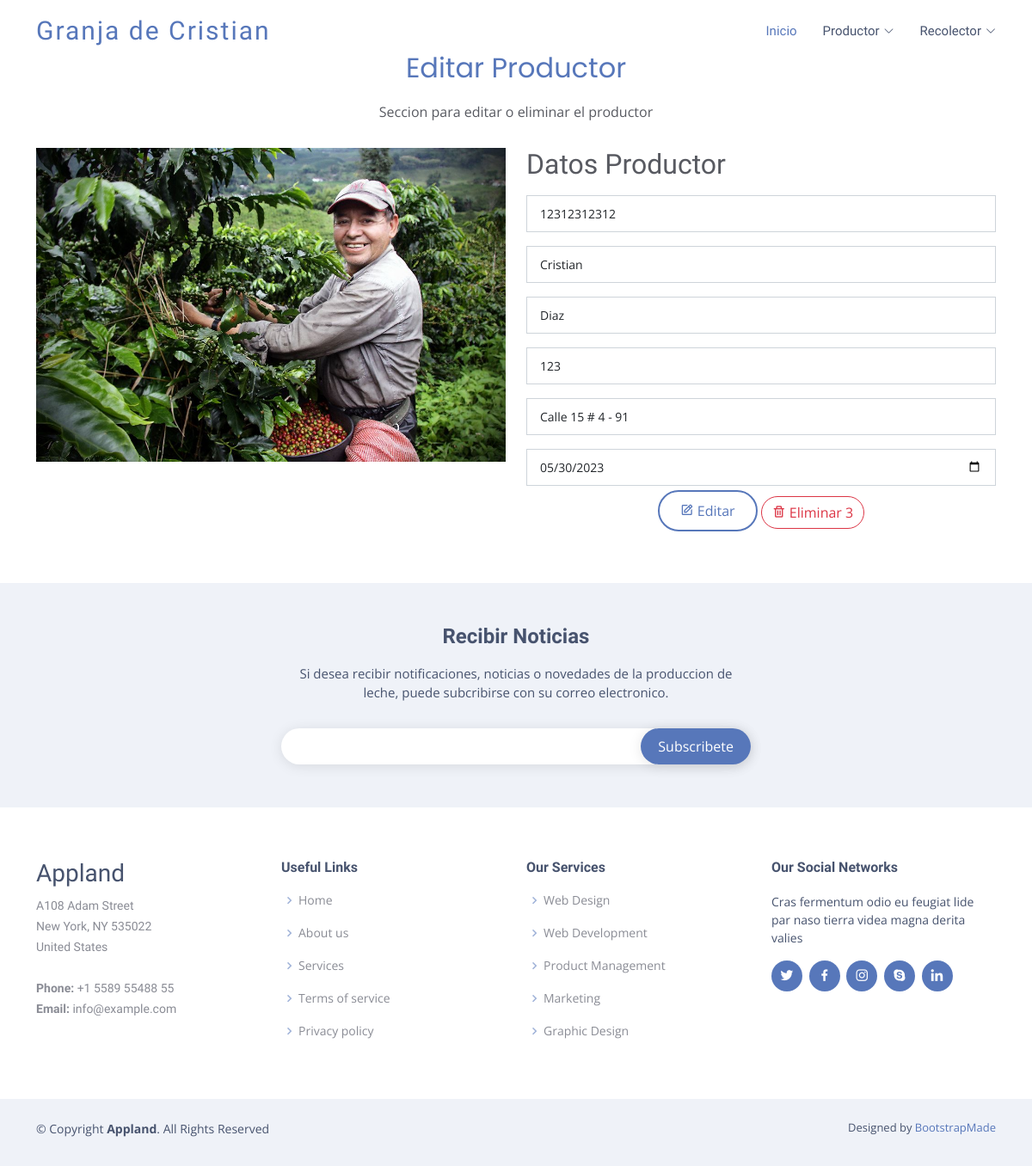
/productor/view/3, run on an earlier commit of the app's database.
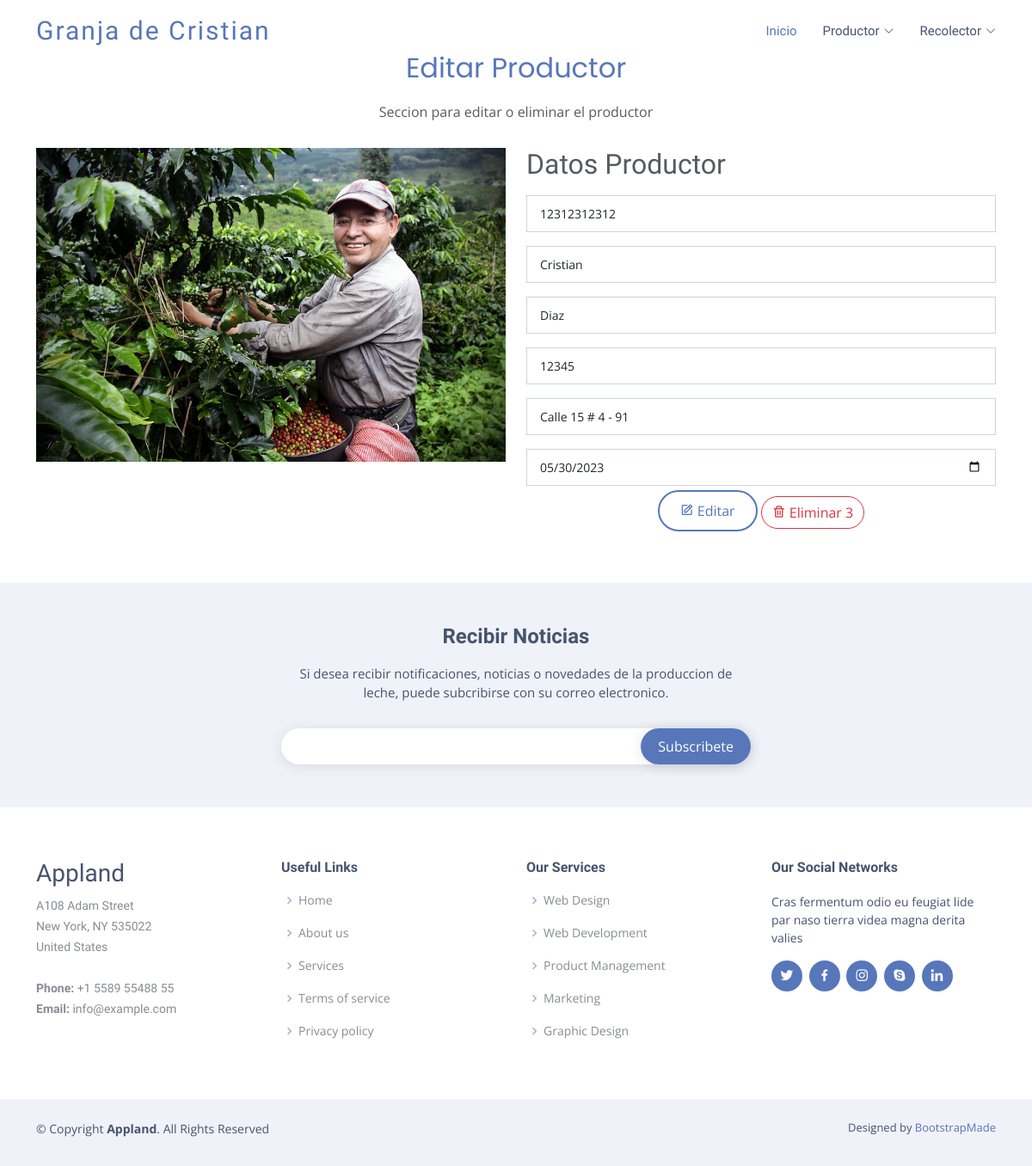
And on a later commit of the database.
### productor/models.py (models this page shows, shortened)
class Productor(models.Model):
    cedula = models.CharField(max_length=40, unique=True, verbose_name='Cedula')
    nombres = models.CharField(max_length=150, verbose_name='Nombres')
    apellidos = models.CharField(max_length=150, verbose_name='Apellidos')
    direccion = models.CharField(max_length=150, verbose_name='Direccion')
    fNacimiento = models.DateField(null=True, blank=True, verbose_name="Fecha de cumpleaños")
    telefono = models.CharField(max_length=10, null=True, blank=True, verbose_name="Teléfono")
    create_at = models.DateTimeField(auto_now_add=True, verbose_name='Creado')
    update_at = models.DateTimeField(auto_now=True, verbose_name='Editado')
    class Meta:
        verbose_name = 'Productor'
        verbose_name_plural = 'Productores'

### productor/views.py (the view, shortened to what this page needs)
# urls.py: path('view/<int:pk>', views.editar, name="verfinca"),
def editar(request, pk):
    productor = Productor.objects.get(pk=pk)
    return render(request, 'productor/editar.html', {
        'title': 'Ver Productor',
        'productor': productor,
        'fecha_nacimiento' : productor.fNacimiento
    })

### productor/templates/productor/editar.html (shortened to what this page needs)
{% extends 'layouts/layout.html' %}
{% block content %}
{% load static %}
<section id="contact" class="contact">
  <div class="container" data-aos="fade-up">
    <div class="section-title">
      <h2>Editar Productor</h2>
      <p>Seccion para editar o eliminar el productor</p>
    </div>
    <form method="post" class="php-email-form">
    <div class="row">
      <div class="col-lg-6">
        <div class="form-group">
          <img src="{% static 'assets/img/reco1.jpeg' %}" class="img-fluid" alt="">
        </div>
    </div>
        <div class="col-lg-6">
          <div class="form-group">
            <h2>Datos Productor</h2>
          </div>
          <div class="form-group mt-3">
            <input placeholder="Cedula*" type="text" value="{{productor.cedula}}" class="form-control" name="cedula" id="cedula" required>
          </div>
          <div class="form-group mt-3">
            <input placeholder="Nombres*" type="text" value="{{productor.nombres}}" name="nombre" class="form-control" id="nombre" required>
          </div>
          <div class="form-group mt-3">
            <input placeholder="Apellidos*" type="text" value="{{productor.apellidos}}" class="form-control" name="apellido" id="apellido" required>
          </div>
          <div class="form-group mt-3">
            <input placeholder="Telefono*" type="text" value="{{productor.telefono}}" class="form-control" name="telefono" id="telefono" required>
          </div>
          <div class="form-group mt-3">
            <input placeholder="Direccion*" type="text" value="{{productor.direccion}}" class="form-control" name="direccion" id="direccion" required>
          </div>
          <div class="form-group mt-3">
            <input placeholder="Fecha nacimiento*" type="date" value="{{fecha_nacimiento|date:'Y-m-d'}}" class="form-control" name="fnacimiento" id="fnacimiento" min="2005-01-01" required>
          </div>
        <div class="text-center"><button type="submit"><i class='bx bx-edit me-1' ></i>Editar</button>
        <a class="btn btn-outline-danger rounded-pill" onclick="eliminarProducto({{productor.pk}})" role="button" aria-expanded="false" aria-controls="collapseExample"><i class='bx bx-trash me-1' ></i>Eliminar {{productor.pk}}</a>
        </div>
      </div>
    </div>
  </form>
  </div>
</section>
{% endblock%}

### mainapp/templates/layouts/layout.html (shortened to what this page needs)
<!DOCTYPE html>
<html lang="en">
<head>
  {% load static %}
  <link href="{% static 'assets/vendor/aos/aos.css'%}" rel="stylesheet">
  <link href="{% static 'assets/vendor/bootstrap/css/bootstrap.min.css'%}" rel="stylesheet">
  <link href="{% static 'assets/vendor/bootstrap-icons/bootstrap-icons.css'%}" rel="stylesheet">
  <link href="{% static 'assets/vendor/boxicons/css/boxicons.min.css'%}" rel="stylesheet">
  <link href="{% static 'assets/vendor/glightbox/css/glightbox.min.css'%}" rel="stylesheet">
  <link href="{% static 'assets/vendor/swiper/swiper-bundle.min.css'%}" rel="stylesheet">
  <link href="{% static 'assets/css/style.css'%}" rel="stylesheet">
</head>
<body>
  <header id="header" class="fixed-top  header-transparent ">
    <div class="container d-flex align-items-center justify-content-between">
      <div class="logo">
        <h1><a href="{% url 'inicio' %}">Granja de Cristian</a></h1>
      </div>
      <nav id="navbar" class="navbar">
        <ul>
          <li><a class="nav-link scrollto active" href="{% url 'inicio' %}">Inicio</a></li>
          <li class="dropdown"><a href="{% url 'productores' %}"><span>Productor</span> <i class="bi bi-chevron-down"></i></a>
          </li>
          <li class="dropdown"><a href={% url 'recolectores' %}><span>Recolector</span> <i class="bi bi-chevron-down"></i></a>
          </li>
        </ul>
      </nav>
    </div>
  </header>
  <main id="main">
    {% block content %}{% endblock %}
  </main>
  <footer id="footer">
    <div class="footer-newsletter">
      <div class="container">
        <div class="row justify-content-center">
          <div class="col-lg-6">
            <h4>Recibir Noticias</h4>
            <p>Si desea recibir notificaciones, noticias o novedades de la produccion de leche, puede subcribirse con su correo electronico.</p>
            <form action="" method="post">
              <input type="email" name="email"><input type="submit" value="Subscribete">
            </form>
          </div>
        </div>
      </div>
    </div>
    <div class="footer-top">
      <div class="container">
        <div class="row">
          <div class="col-lg-3 col-md-6 footer-contact">
            <h3>Appland</h3>
            <p>
              A108 Adam Street <br>
              New York, NY 535022<br>
              United States <br><br>
              <strong>Phone:</strong> +1 5589 55488 55<br>
              <strong>Email:</strong> info@example.com<br>
            </p>
          </div>
          <div class="col-lg-3 col-md-6 footer-links">
            <h4>Useful Links</h4>
            <ul>
              <li><i class="bx bx-chevron-right"></i> <a href="#">Home</a></li>
              <li><i class="bx bx-chevron-right"></i> <a href="#">About us</a></li>
              <li><i class="bx bx-chevron-right"></i> <a href="#">Services</a></li>
              <li><i class="bx bx-chevron-right"></i> <a href="#">Terms of service</a></li>
              <li><i class="bx bx-chevron-right"></i> <a href="#">Privacy policy</a></li>
            </ul>
          </div>
          <div class="col-lg-3 col-md-6 footer-links">
            <h4>Our Services</h4>
            <ul>
              <li><i class="bx bx-chevron-right"></i> <a href="#">Web Design</a></li>
              <li><i class="bx bx-chevron-right"></i> <a href="#">Web Development</a></li>
              <li><i class="bx bx-chevron-right"></i> <a href="#">Product Management</a></li>
              <li><i class="bx bx-chevron-right"></i> <a href="#">Marketing</a></li>
              <li><i class="bx bx-chevron-right"></i> <a href="#">Graphic Design</a></li>
            </ul>
          </div>
          <div class="col-lg-3 col-md-6 footer-links">
            <h4>Our Social Networks</h4>
            <p>Cras fermentum odio eu feugiat lide par naso tierra videa magna derita valies</p>
            <div class="social-links mt-3">
              <a href="#" class="twitter"><i class="bx bxl-twitter"></i></a>
              <a href="#" class="facebook"><i class="bx bxl-facebook"></i></a>
              <a href="#" class="instagram"><i class="bx bxl-instagram"></i></a>
              <a href="#" class="google-plus"><i class="bx bxl-skype"></i></a>
              <a href="#" class="linkedin"><i class="bx bxl-linkedin"></i></a>
            </div>
          </div>
        </div>
      </div>
    </div>
    <div class="container py-4">
      <div class="copyright">
        &copy; Copyright <strong><span>Appland</span></strong>. All Rights Reserved
      </div>
      <div class="credits">
        Designed by <a href="https://bootstrapmade.com/">BootstrapMade</a>
      </div>
    </div>
  </footer>
</body>
</html>

### mainapp/static/assets/css/style.css (style rules this page uses)
body { font-family: "Open Sans", sans-serif; color: #585a61; }
a { color: #5777ba; text-decoration: none; }
h1, h2, h3, h4, h5, h6 { font-family: "Raleway", sans-serif; }
#header { transition: all 0.5s; z-index: 997; transition: all 0.5s; padding: 15px 0; background: rgba(255, 255, 255, 0.95); }
#header.header-transparent { background: transparent; }
#header .logo h1 { font-size: 30px; margin: 0; line-height: 1; font-weight: 400; letter-spacing: 2px; }
#header .logo h1 a, #header .logo h1 a:hover { color: #5777ba; text-decoration: none; }
.navbar { padding: 0; }
.navbar ul { margin: 0; padding: 0; display: flex; list-style: none; align-items: center; }
.navbar li { position: relative; }
.navbar a, .navbar a:focus { display: flex; align-items: center; justify-content: space-between; padding: 10px 0 10px 30px; font-family: "Raleway", sans-serif; font-size: 15px; color: #47536e; white-space: nowrap; transition: 0.3s; }
.navbar a i, .navbar a:focus i { font-size: 12px; line-height: 0; margin-left: 5px; }
.navbar a:hover, .navbar .active, .navbar .active:focus, .navbar li:hover>a { color: #5777ba; }
section { padding: 60px 0; overflow: hidden; }
.section-title { text-align: center; padding-bottom: 30px; }
.section-title h2 { font-size: 32px; font-weight: 400; margin-bottom: 20px; padding-bottom: 0; color: #5777ba; font-family: "Poppins", sans-serif; }
.section-title p { margin-bottom: 0; }
.contact .php-email-form { width: 100%; }
.contact .php-email-form input, .contact .php-email-form textarea { border-radius: 0; box-shadow: none; font-size: 14px; }
.contact .php-email-form input { padding: 10px 15px; }
.contact .php-email-form button[type=submit] { background: #fff; border: 2px solid #5777ba; padding: 10px 24px; color: #5777ba; transition: 0.4s; border-radius: 50px; margin-top: 5px; }
#footer { background: #fff; padding: 0 0 30px 0; color: #47536e; font-size: 14px; background: #eff2f8; }
#footer .footer-newsletter { padding: 50px 0; background: #eff2f8; text-align: center; font-size: 15px; }
#footer .footer-newsletter h4 { font-size: 24px; margin: 0 0 20px 0; padding: 0; line-height: 1; font-weight: 600; color: #47536e; }
#footer .footer-newsletter form { margin-top: 30px; background: #fff; padding: 6px 10px; position: relative; border-radius: 50px; box-shadow: 0px 2px 15px rgba(0, 0, 0, 0.1); text-align: left; }
#footer .footer-newsletter form input[type=email] { border: 0; padding: 4px 8px; width: calc(100% - 100px); }
#footer .footer-newsletter form input[type=submit] { position: absolute; top: 0; right: 0; bottom: 0; border: 0; background: none; font-size: 16px; padding: 0 20px; background: #5777ba; color: #fff; transition: 0.3s; border-radius: 50px; box-shadow: 0px 2px 15px rgba(0, 0, 0, 0.1); }
#footer .footer-top { padding: 60px 0 30px 0; background: #fff; }
#footer .footer-top .footer-contact { margin-bottom: 30px; }
#footer .footer-top .footer-contact p { font-size: 14px; line-height: 24px; margin-bottom: 0; font-family: "Raleway", sans-serif; color: #8a8c95; }
#footer .footer-top h4 { font-size: 16px; font-weight: bold; color: #47536e; position: relative; padding-bottom: 12px; }
#footer .footer-top .footer-links { margin-bottom: 30px; }
#footer .footer-top .footer-links ul { list-style: none; padding: 0; margin: 0; }
#footer .footer-top .footer-links ul i { padding-right: 2px; color: #9fb2d8; font-size: 18px; line-height: 1; }
#footer .footer-top .footer-links ul li { padding: 10px 0; display: flex; align-items: center; }
#footer .footer-top .footer-links ul li:first-child { padding-top: 0; }
#footer .footer-top .footer-links ul a { color: #8a8c95; transition: 0.3s; display: inline-block; line-height: 1; }
#footer .footer-top .social-links a { font-size: 18px; display: inline-block; background: #5777ba; color: #fff; line-height: 1; padding: 8px 0; margin-right: 4px; border-radius: 50%; text-align: center; width: 36px; height: 36px; transition: 0.3s; }
#footer .copyright { text-align: center; float: left; color: #47536e; }
#footer .credits { float: right; text-align: center; font-size: 13px; color: #47536e; }

What changed in the data, as far as the page shows it:
changed Productor "Cristian": telefono "123" → "12345"
